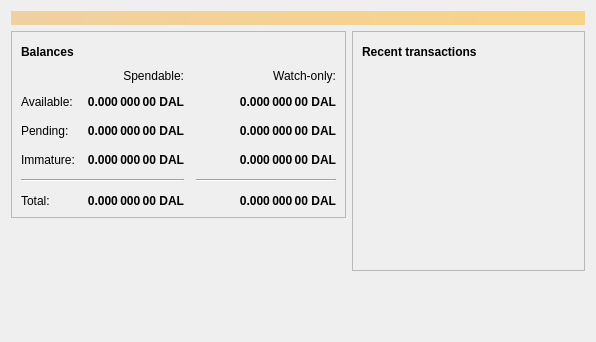
<?xml version="1.0" encoding="UTF-8"?>
<ui version="4.0">
 <class>OverviewPage</class>
 <widget class="QWidget" name="OverviewPage">
  <property name="geometry">
   <rect>
    <x>0</x>
    <y>0</y>
    <width>596</width>
    <height>342</height>
   </rect>
  </property>
  <property name="windowTitle">
   <string>Form</string>
  </property>
  <layout class="QVBoxLayout" name="topLayout">
   <item>
    <widget class="QLabel" name="labelAlerts">
     <property name="visible">
      <bool>false</bool>
     </property>
     <property name="styleSheet">
      <string notr="true">QLabel { background-color: qlineargradient(x1: 0, y1: 0, x2: 1, y2: 0, stop:0 #F0D0A0, stop:1 #F8D488); color:#000000; }</string>
     </property>
     <property name="wordWrap">
      <bool>true</bool>
     </property>
     <property name="margin">
      <number>3</number>
     </property>
     <property name="textInteractionFlags">
      <set>Qt::TextSelectableByMouse</set>
     </property>
    </widget>
   </item>
   <item>
    <layout class="QHBoxLayout" name="horizontalLayout" stretch="1,1">
     <item>
      <layout class="QVBoxLayout" name="verticalLayout_2">
       <item>
        <widget class="QFrame" name="frame">
         <property name="frameShape">
          <enum>QFrame::StyledPanel</enum>
         </property>
         <property name="frameShadow">
          <enum>QFrame::Raised</enum>
         </property>
         <layout class="QVBoxLayout" name="verticalLayout_4">
          <item>
           <layout class="QHBoxLayout" name="horizontalLayout_4">
            <item>
             <widget class="QLabel" name="label_5">
              <property name="font">
               <font>
                <weight>75</weight>
                <bold>true</bold>
               </font>
              </property>
              <property name="text">
               <string>Balances</string>
              </property>
             </widget>
            </item>
            <item>
             <widget class="QPushButton" name="labelWalletStatus">
              <property name="enabled">
               <bool>true</bool>
              </property>
              <property name="maximumSize">
               <size>
                <width>30</width>
                <height>16777215</height>
               </size>
              </property>
              <property name="toolTip">
               <string>The displayed information may be out of date. Your wallet automatically synchronizes with the Dalcoin network after a connection is established, but this process has not completed yet.</string>
              </property>
              <property name="text">
               <string/>
              </property>
              <property name="icon">
               <iconset resource="../bitcoin.qrc">
                <normaloff>:/icons/warning</normaloff>
                <disabledoff>:/icons/warning</disabledoff>:/icons/warning</iconset>
              </property>
              <property name="iconSize">
               <size>
                <width>24</width>
                <height>24</height>
               </size>
              </property>
              <property name="flat">
               <bool>true</bool>
              </property>
             </widget>
            </item>
            <item>
             <spacer name="horizontalSpacer_3">
              <property name="orientation">
               <enum>Qt::Horizontal</enum>
              </property>
              <property name="sizeHint" stdset="0">
               <size>
                <width>40</width>
                <height>20</height>
               </size>
              </property>
             </spacer>
            </item>
           </layout>
          </item>
          <item>
           <layout class="QGridLayout" name="gridLayout">
            <property name="spacing">
             <number>12</number>
            </property>
            <item row="2" column="2">
             <widget class="QLabel" name="labelWatchPending">
              <property name="font">
               <font>
                <weight>75</weight>
                <bold>true</bold>
               </font>
              </property>
              <property name="cursor">
               <cursorShape>IBeamCursor</cursorShape>
              </property>
              <property name="toolTip">
               <string>Unconfirmed transactions to watch-only addresses</string>
              </property>
              <property name="text">
               <string notr="true">0.000 000 00 DAL</string>
              </property>
              <property name="alignment">
               <set>Qt::AlignRight|Qt::AlignTrailing|Qt::AlignVCenter</set>
              </property>
              <property name="textInteractionFlags">
               <set>Qt::LinksAccessibleByMouse|Qt::TextSelectableByKeyboard|Qt::TextSelectableByMouse</set>
              </property>
             </widget>
            </item>
            <item row="2" column="1">
             <widget class="QLabel" name="labelUnconfirmed">
              <property name="font">
               <font>
                <weight>75</weight>
                <bold>true</bold>
               </font>
              </property>
              <property name="cursor">
               <cursorShape>IBeamCursor</cursorShape>
              </property>
              <property name="toolTip">
               <string>Total of transactions that have yet to be confirmed, and do not yet count toward the spendable balance</string>
              </property>
              <property name="text">
               <string notr="true">0.000 000 00 DAL</string>
              </property>
              <property name="alignment">
               <set>Qt::AlignRight|Qt::AlignTrailing|Qt::AlignVCenter</set>
              </property>
              <property name="textInteractionFlags">
               <set>Qt::LinksAccessibleByMouse|Qt::TextSelectableByKeyboard|Qt::TextSelectableByMouse</set>
              </property>
             </widget>
            </item>
            <item row="3" column="2">
             <widget class="QLabel" name="labelWatchImmature">
              <property name="font">
               <font>
                <weight>75</weight>
                <bold>true</bold>
               </font>
              </property>
              <property name="cursor">
               <cursorShape>IBeamCursor</cursorShape>
              </property>
              <property name="toolTip">
               <string>Mined balance in watch-only addresses that has not yet matured</string>
              </property>
              <property name="text">
               <string notr="true">0.000 000 00 DAL</string>
              </property>
              <property name="alignment">
               <set>Qt::AlignRight|Qt::AlignTrailing|Qt::AlignVCenter</set>
              </property>
              <property name="textInteractionFlags">
               <set>Qt::LinksAccessibleByMouse|Qt::TextSelectableByKeyboard|Qt::TextSelectableByMouse</set>
              </property>
             </widget>
            </item>
            <item row="4" column="0" colspan="2">
             <widget class="Line" name="line">
              <property name="orientation">
               <enum>Qt::Horizontal</enum>
              </property>
             </widget>
            </item>
            <item row="4" column="2">
             <widget class="Line" name="lineWatchBalance">
              <property name="sizePolicy">
               <sizepolicy hsizetype="Preferred" vsizetype="Fixed">
                <horstretch>0</horstretch>
                <verstretch>0</verstretch>
               </sizepolicy>
              </property>
              <property name="minimumSize">
               <size>
                <width>140</width>
                <height>0</height>
               </size>
              </property>
              <property name="orientation">
               <enum>Qt::Horizontal</enum>
              </property>
             </widget>
            </item>
            <item row="5" column="0">
             <widget class="QLabel" name="labelTotalText">
              <property name="text">
               <string>Total:</string>
              </property>
             </widget>
            </item>
            <item row="3" column="1">
             <widget class="QLabel" name="labelImmature">
              <property name="font">
               <font>
                <weight>75</weight>
                <bold>true</bold>
               </font>
              </property>
              <property name="cursor">
               <cursorShape>IBeamCursor</cursorShape>
              </property>
              <property name="toolTip">
               <string>Mined balance that has not yet matured</string>
              </property>
              <property name="text">
               <string notr="true">0.000 000 00 DAL</string>
              </property>
              <property name="alignment">
               <set>Qt::AlignRight|Qt::AlignTrailing|Qt::AlignVCenter</set>
              </property>
              <property name="textInteractionFlags">
               <set>Qt::LinksAccessibleByMouse|Qt::TextSelectableByKeyboard|Qt::TextSelectableByMouse</set>
              </property>
             </widget>
            </item>
            <item row="2" column="3">
             <spacer name="horizontalSpacer_2">
              <property name="orientation">
               <enum>Qt::Horizontal</enum>
              </property>
              <property name="sizeHint" stdset="0">
               <size>
                <width>40</width>
                <height>20</height>
               </size>
              </property>
             </spacer>
            </item>
            <item row="3" column="0">
             <widget class="QLabel" name="labelImmatureText">
              <property name="text">
               <string>Immature:</string>
              </property>
             </widget>
            </item>
            <item row="5" column="1">
             <widget class="QLabel" name="labelTotal">
              <property name="font">
               <font>
                <weight>75</weight>
                <bold>true</bold>
               </font>
              </property>
              <property name="cursor">
               <cursorShape>IBeamCursor</cursorShape>
              </property>
              <property name="toolTip">
               <string>Your current total balance</string>
              </property>
              <property name="text">
               <string notr="true">0.000 000 00 DAL</string>
              </property>
              <property name="alignment">
               <set>Qt::AlignRight|Qt::AlignTrailing|Qt::AlignVCenter</set>
              </property>
              <property name="textInteractionFlags">
               <set>Qt::LinksAccessibleByMouse|Qt::TextSelectableByKeyboard|Qt::TextSelectableByMouse</set>
              </property>
             </widget>
            </item>
            <item row="5" column="2">
             <widget class="QLabel" name="labelWatchTotal">
              <property name="font">
               <font>
                <weight>75</weight>
                <bold>true</bold>
               </font>
              </property>
              <property name="cursor">
               <cursorShape>IBeamCursor</cursorShape>
              </property>
              <property name="toolTip">
               <string>Current total balance in watch-only addresses</string>
              </property>
              <property name="text">
               <string notr="true">0.000 000 00 DAL</string>
              </property>
              <property name="alignment">
               <set>Qt::AlignRight|Qt::AlignTrailing|Qt::AlignVCenter</set>
              </property>
              <property name="textInteractionFlags">
               <set>Qt::LinksAccessibleByMouse|Qt::TextSelectableByKeyboard|Qt::TextSelectableByMouse</set>
              </property>
             </widget>
            </item>
            <item row="0" column="2">
             <widget class="QLabel" name="labelWatchonly">
              <property name="text">
               <string>Watch-only:</string>
              </property>
              <property name="alignment">
               <set>Qt::AlignRight|Qt::AlignTrailing|Qt::AlignVCenter</set>
              </property>
             </widget>
            </item>
            <item row="1" column="0">
             <widget class="QLabel" name="labelBalanceText">
              <property name="text">
               <string>Available:</string>
              </property>
             </widget>
            </item>
            <item row="1" column="1">
             <widget class="QLabel" name="labelBalance">
              <property name="font">
               <font>
                <weight>75</weight>
                <bold>true</bold>
               </font>
              </property>
              <property name="cursor">
               <cursorShape>IBeamCursor</cursorShape>
              </property>
              <property name="toolTip">
               <string>Your current spendable balance</string>
              </property>
              <property name="text">
               <string notr="true">0.000 000 00 DAL</string>
              </property>
              <property name="alignment">
               <set>Qt::AlignRight|Qt::AlignTrailing|Qt::AlignVCenter</set>
              </property>
              <property name="textInteractionFlags">
               <set>Qt::LinksAccessibleByMouse|Qt::TextSelectableByKeyboard|Qt::TextSelectableByMouse</set>
              </property>
             </widget>
            </item>
            <item row="1" column="2">
             <widget class="QLabel" name="labelWatchAvailable">
              <property name="font">
               <font>
                <weight>75</weight>
                <bold>true</bold>
               </font>
              </property>
              <property name="cursor">
               <cursorShape>IBeamCursor</cursorShape>
              </property>
              <property name="toolTip">
               <string>Your current balance in watch-only addresses</string>
              </property>
              <property name="text">
               <string notr="true">0.000 000 00 DAL</string>
              </property>
              <property name="alignment">
               <set>Qt::AlignRight|Qt::AlignTrailing|Qt::AlignVCenter</set>
              </property>
              <property name="textInteractionFlags">
               <set>Qt::LinksAccessibleByMouse|Qt::TextSelectableByKeyboard|Qt::TextSelectableByMouse</set>
              </property>
             </widget>
            </item>
            <item row="2" column="0">
             <widget class="QLabel" name="labelPendingText">
              <property name="text">
               <string>Pending:</string>
              </property>
             </widget>
            </item>
            <item row="0" column="1">
             <widget class="QLabel" name="labelSpendable">
              <property name="text">
               <string>Spendable:</string>
              </property>
              <property name="alignment">
               <set>Qt::AlignRight|Qt::AlignTrailing|Qt::AlignVCenter</set>
              </property>
             </widget>
            </item>
           </layout>
          </item>
         </layout>
        </widget>
       </item>
       <item>
        <spacer name="verticalSpacer">
         <property name="orientation">
          <enum>Qt::Vertical</enum>
         </property>
         <property name="sizeHint" stdset="0">
          <size>
           <width>20</width>
           <height>40</height>
          </size>
         </property>
        </spacer>
       </item>
      </layout>
     </item>
     <item>
      <layout class="QVBoxLayout" name="verticalLayout_3">
       <item>
        <widget class="QFrame" name="frame_2">
         <property name="frameShape">
          <enum>QFrame::StyledPanel</enum>
         </property>
         <property name="frameShadow">
          <enum>QFrame::Raised</enum>
         </property>
         <layout class="QVBoxLayout" name="verticalLayout">
          <item>
           <layout class="QHBoxLayout" name="horizontalLayout_2">
            <item>
             <widget class="QLabel" name="label_4">
              <property name="font">
               <font>
                <weight>75</weight>
                <bold>true</bold>
               </font>
              </property>
              <property name="text">
               <string>Recent transactions</string>
              </property>
             </widget>
            </item>
            <item>
             <widget class="QPushButton" name="labelTransactionsStatus">
              <property name="enabled">
               <bool>true</bool>
              </property>
              <property name="maximumSize">
               <size>
                <width>30</width>
                <height>16777215</height>
               </size>
              </property>
              <property name="toolTip">
               <string>The displayed information may be out of date. Your wallet automatically synchronizes with the Dalcoin network after a connection is established, but this process has not completed yet.</string>
              </property>
              <property name="text">
               <string/>
              </property>
              <property name="icon">
               <iconset resource="../bitcoin.qrc">
                <normaloff>:/icons/warning</normaloff>
                <disabledoff>:/icons/warning</disabledoff>:/icons/warning</iconset>
              </property>
              <property name="iconSize">
               <size>
                <width>24</width>
                <height>24</height>
               </size>
              </property>
              <property name="flat">
               <bool>true</bool>
              </property>
             </widget>
            </item>
            <item>
             <spacer name="horizontalSpacer">
              <property name="orientation">
               <enum>Qt::Horizontal</enum>
              </property>
              <property name="sizeHint" stdset="0">
               <size>
                <width>40</width>
                <height>20</height>
               </size>
              </property>
             </spacer>
            </item>
           </layout>
          </item>
          <item>
           <widget class="QListView" name="listTransactions">
            <property name="styleSheet">
             <string notr="true">QListView { background: transparent; }</string>
            </property>
            <property name="frameShape">
             <enum>QFrame::NoFrame</enum>
            </property>
            <property name="verticalScrollBarPolicy">
             <enum>Qt::ScrollBarAlwaysOff</enum>
            </property>
            <property name="horizontalScrollBarPolicy">
             <enum>Qt::ScrollBarAlwaysOff</enum>
            </property>
            <property name="selectionMode">
             <enum>QAbstractItemView::NoSelection</enum>
            </property>
           </widget>
          </item>
         </layout>
        </widget>
       </item>
       <item>
        <spacer name="verticalSpacer_2">
         <property name="orientation">
          <enum>Qt::Vertical</enum>
         </property>
         <property name="sizeHint" stdset="0">
          <size>
           <width>20</width>
           <height>40</height>
          </size>
         </property>
        </spacer>
       </item>
      </layout>
     </item>
    </layout>
   </item>
  </layout>
 </widget>
 <resources/>
 <connections/>
</ui>
